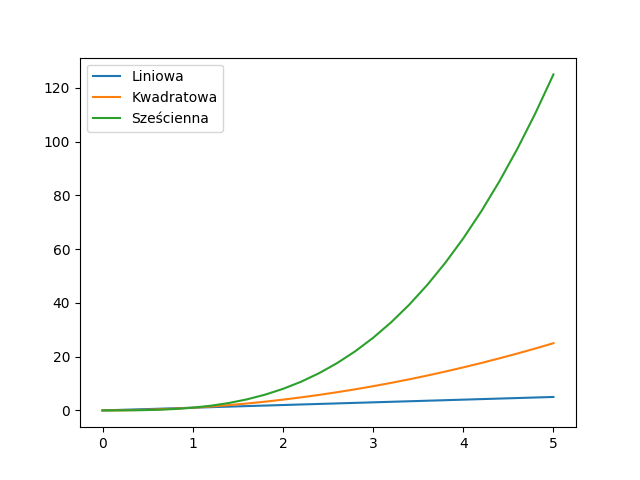
#> input picture plot.png, 640 x 480 px
$ python pillow.py
#> lines starting #> are read from the running program, lines starting #| are printed output that depends on the picture
import numpy as np
import pandas as pd
import matplotlib.pyplot as plt
from PIL import Image

# [9 lines of commented-out code are left out]

x = np.arange(0, 5.2, 0.2)

# plt.plot(x, x, 'r-', x, x**2, 'b^', x, x**3, 'gs')
# plt.legend(labels=['Liniowa', 'Kwadratowa', 'Sześcienna'], loc='center left')
plt.plot(x, x, label='Liniowa')
plt.plot(x, x**2, label='Kwadratowa')
plt.plot(x, x**3, label='Sześcienna')
plt.legend()
# plt.savefig('plot.png')
plt.show()
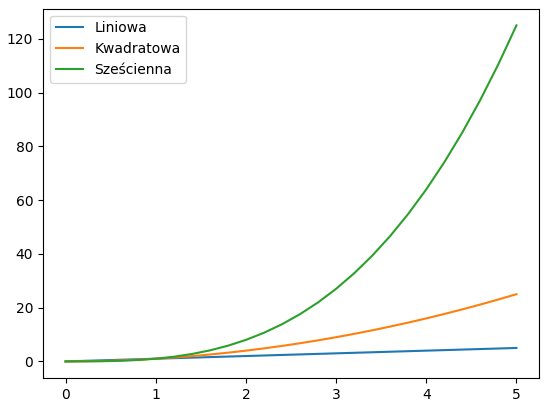
#> figure drawn by matplotlib, 1 panel; curve peaks at x = 5, y = 5; curve peaks at x = 5, y = 25; curve peaks at x = 5, y = 125

image1 = Image.open('plot.png')
#> image1 is the input picture: PIL image 640x480 RGBA; mean R, G, B, A 250.7, 251.1, 250.5, 255
image1 = image1.convert('RGB')
#> image1: PIL image 640x480 RGB
image1.save('plot.jpg')
